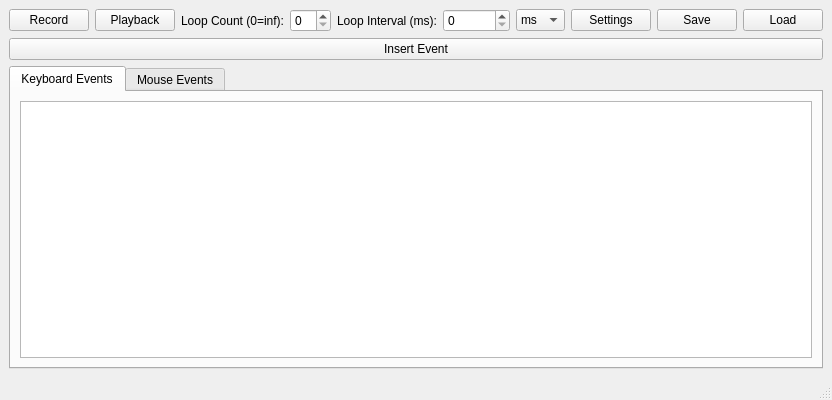
<?xml version="1.0" encoding="UTF-8"?>
<ui version="4.0">
 <class>MainWindow</class>
 <widget class="QMainWindow" name="MainWindow">
  <property name="geometry">
   <rect>
    <x>0</x>
    <y>0</y>
    <width>500</width>
    <height>400</height>
   </rect>
  </property>
  <property name="windowTitle">
   <string>Macro Recorder</string>
  </property>
  <widget class="QWidget" name="centralwidget">
   <layout class="QVBoxLayout" name="verticalLayout">
    <item>
     <layout class="QHBoxLayout" name="horizontalLayout">
      <item>
       <widget class="QPushButton" name="recordButton">
        <property name="text">
         <string>Record</string>
        </property>
        <property name="focusPolicy">
         <enum>Qt::NoFocus</enum>
        </property>
       </widget>
      </item>
      <item>
       <widget class="QPushButton" name="playbackButton">
        <property name="text">
         <string>Playback</string>
        </property>
        <property name="focusPolicy">
         <enum>Qt::NoFocus</enum>
        </property>
       </widget>
      </item>
      <item>
       <widget class="QLabel" name="labelLoopCount">
        <property name="text">
         <string>Loop Count (0=inf):</string>
        </property>
       </widget>
      </item>
      <item>
       <widget class="QSpinBox" name="loopCountSpinBox"/>
      </item>
      <item>
       <widget class="QLabel" name="labelLoopInterval">
        <property name="text">
         <string>Loop Interval (ms):</string>
        </property>
       </widget>
      </item>
      <item>
       <widget class="QSpinBox" name="loopIntervalSpinBox">
        <property name="maximum">
         <number>999999</number>
        </property>
       </widget>
      </item>
      <item>
       <widget class="QComboBox" name="intervalUnitComboBox">
        <item>
         <property name="text">
          <string>ms</string>
         </property>
        </item>
        <item>
         <property name="text">
          <string>s</string>
         </property>
        </item>
        <item>
         <property name="text">
          <string>min</string>
         </property>
        </item>
        <item>
         <property name="text">
          <string>hr</string>
         </property>
        </item>
       </widget>
      </item>
      <item>
       <spacer name="horizontalSpacer">
        <property name="orientation">
         <enum>Qt::Horizontal</enum>
        </property>
        <property name="sizeHint" stdset="0">
         <size>
          <width>40</width>
          <height>20</height>
         </size>
        </property>
       </spacer>
      </item>
      <item>
       <widget class="QPushButton" name="settingsButton">
        <property name="text">
         <string>Settings</string>
        </property>
       </widget>
      </item>
      <item>
       <widget class="QPushButton" name="saveButton">
        <property name="text">
         <string>Save</string>
        </property>
       </widget>
      </item>
      <item>
       <widget class="QPushButton" name="loadButton">
        <property name="text">
         <string>Load</string>
        </property>
       </widget>
      </item>
     </layout>
    </item>
    <item>
     <widget class="QPushButton" name="insertEventButton">
      <property name="text">
       <string>Insert Event</string>
      </property>
     </widget>
    </item>
    <item>
     <widget class="QTabWidget" name="tabWidget">
      <property name="currentIndex">
       <number>0</number>
      </property>
      <widget class="QWidget" name="keyboardTab">
       <attribute name="title">
        <string>Keyboard Events</string>
       </attribute>
       <layout class="QVBoxLayout" name="verticalLayout_2">
        <item>
         <widget class="QTreeView" name="keyboardEventsView"/>
        </item>
       </layout>
      </widget>
      <widget class="QWidget" name="mouseTab">
       <attribute name="title">
        <string>Mouse Events</string>
       </attribute>
       <layout class="QVBoxLayout" name="verticalLayout_3">
        <item>
         <widget class="QTreeView" name="mouseEventsView"/>
        </item>
       </layout>
      </widget>
     </widget>
    </item>
   </layout>
  </widget>
  <widget class="QMenuBar" name="menubar">
   <property name="geometry">
    <rect>
     <x>0</x>
     <y>0</y>
     <width>500</width>
     <height>21</height>
    </rect>
   </property>
  </widget>
  <widget class="QStatusBar" name="statusbar"/>
 </widget>
 <resources/>
 <connections/>
</ui>
